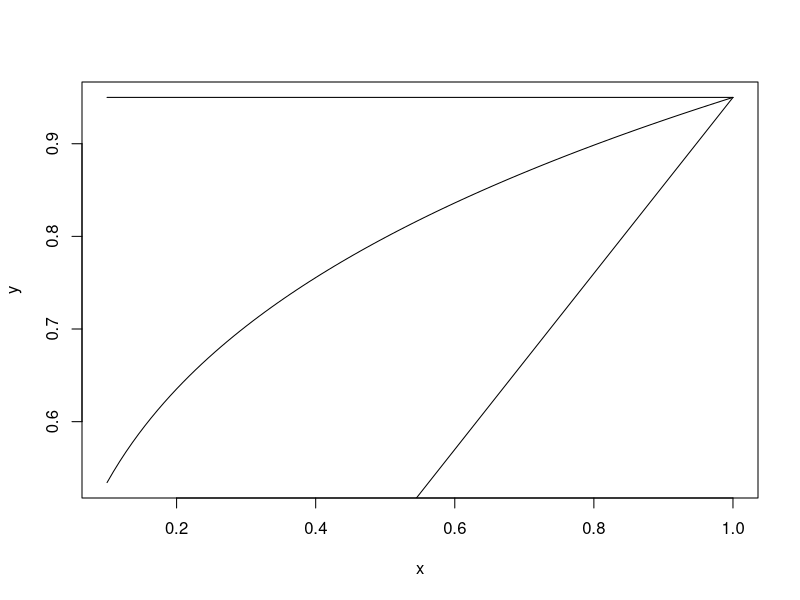

Recreate this plot in R. (Note: this script raises an error after producing the figure.)
default_e1 <- 0.95
x <- seq(0.1, 1, length = 100)
y <- default_e1*x^0.25
plot(y~x, type = "l")
y <- default_e1*x^1
lines(y~x, type = "l")
y <- default_e1*x^0
lines(y~x, type = "l")



# K = youngest age group where fractional dosing applies
pars_for_fractional_d <- function(pars, d1, alpha, fd, K) {
  
}


model_fractional_d <- function(model, d1, alpha, fd, K, default_e1 = 0.95, rm = FALSE) {
  
  # Prepare parameters, taking fractional dosing into account:
  dose_response <- default_e1*fd^alpha
  N <- length(pop)
  
  if(K <= N){
    fd <- c(rep(fd, K), rep(1, N-K))
    e1 <- c(rep(dose_response, K), rep(default_e1, N-K))
  } else {
    fd <- rep(1, N)
    e1 <- rep(default_e1, N)
  }
  pars <- apap_2v(grab_2v_parms(model), fractional_dose = fd, len = d1)
  # Done.
  
  y <- sr(list_modify(pars, e1 = e1), "2v_v2")
  if(rm) return(y)
  main_metrics(y, pop)
}

df_fractional <- expand.grid(model = scenario_par_nms_2v,
                             d1 = c(d1_general, Inf),
                             alpha = c(0, 1, 0.25),
                             fractional_dose = c(0.1, 0.2, 0.5),
                             K = 3:10) %>%
  mutate(data = pmap(list(model, d1, alpha, fractional_dose, K), 
                     function(x,y,z,a,b) data.frame(value = model_fractional_d(x,y,z,a,b), 
                                                    var = metric_nms))) %>%
  unnest(data) %>%
  spread(var, value) %>%
  mutate(model = factor(model, levels = scenario_par_nms_2v,
                        labels = scenario_nms_2v)) 


df_fractional %>% select(model, d1, alpha, fractional_dose, K, d) %>%
  filter(d1 == 100) %>%
  mutate(K = factor(K)) %>%
  # spread(d1, i) %>% 
  ggplot(aes(x = fractional_dose, y = d, group = K, color = K)) + geom_line() + facet_wrap(model ~ alpha, scales = "free")

# Find the optimal fractional dosing policy for each speed, scenario, dose response shape
df_fractional %>% select(model, d1, alpha, fractional_dose, K, d) %>%
  rename(i = d) %>%
  group_by(model, d1, alpha) %>%
  summarise(v = paste(K[which.min(i)], fractional_dose[which.min(i)])) %>%
  # summarise(v = min(i)/max(i)) %>%
  spread(d1, v)
  # filter(alpha == 1)

  filter(d1 == 100) %>%
  mutate(K = factor(K)) %>%
  # spread(d1, i) %>% 
  ggplot(aes(x = fractional_dose, y = i, group = K, color = K)) + geom_line() + facet_wrap(model ~ alpha, scales = "free")
  